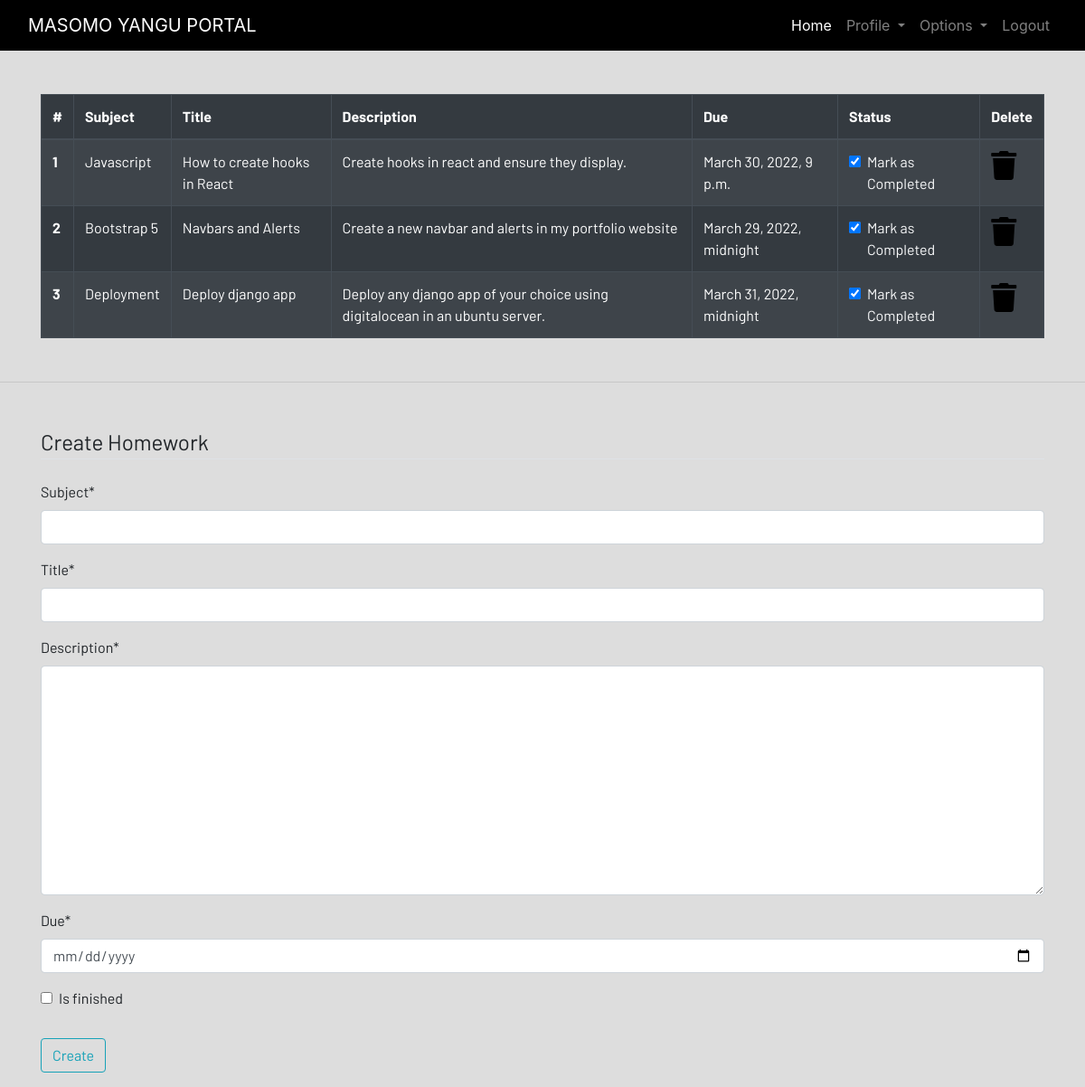
/homework/ (signed in), run on an earlier commit of the app's database.
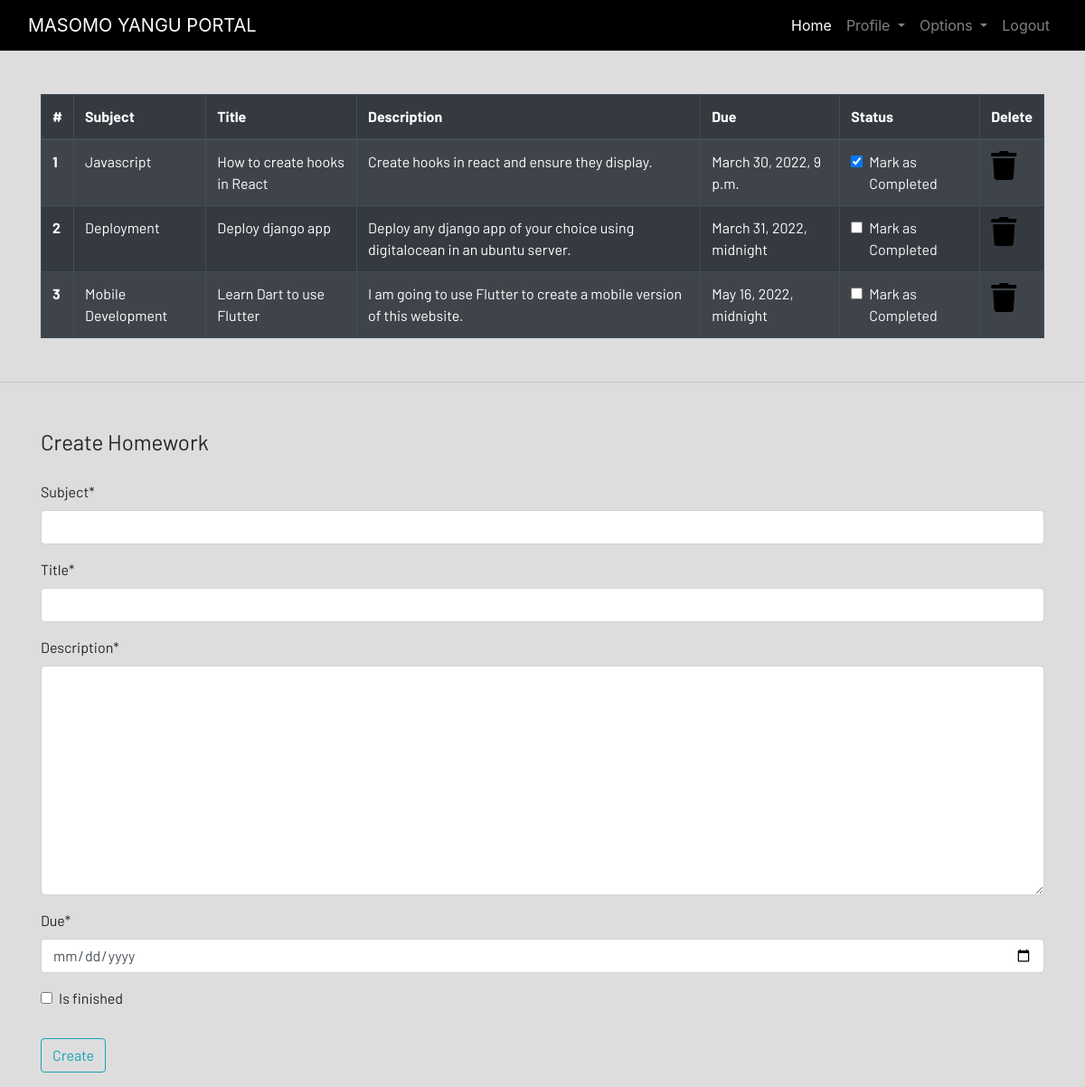
And on a later commit of the database.
### masomoyangu/models.py (models this page shows, shortened)
class Homework(models.Model):
    user = models.ForeignKey(User, on_delete=models.CASCADE)
    title = models.CharField(max_length=255)
    subject = models.CharField(max_length=255)
    description = models.TextField()
    due = models.DateTimeField()
    is_finished = models.BooleanField(default=False)
    class Meta:
        verbose_name = "Homework"
        verbose_name_plural = "Homeworks"

### masomoyangu/views.py (the view)
# urls.py: path('homework/', homework, name="homework"),
@login_required
def homework(request):
    if request.method == 'POST':
        form= HomeworkForm(request.POST)
        if form.is_valid():
            try:
                finished = request.POST['is_finished']
                if finished == 'on':
                    finished = True
                else:
                    finished = False
            except:
                finished = False
            homeworks = Homework(
                user = request.user,
                subject = request.POST['subject'],
                title = request.POST['title'],
                description = request.POST['description'],
                due = request.POST['due'],
                is_finished = finished
            )
            homeworks.save()
        messages.success(request, f"Homework added successfully")
    else:
        form = HomeworkForm()
    homeworks = Homework.objects.filter(user=request.user)
    if len(homeworks) == 0:
        homework_done = True
    else:
        homework_done = False
    context = {
        'homeworks':homeworks,
        'homework_done':homework_done,
        'form':form,
    }
    return render(request, 'masomoyangu/homework.html', context)

### masomoyangu/forms.py
class HomeworkForm(forms.ModelForm):
    class Meta:
        model = Homework
        widgets = {'due':DateInput()}
        fields = ['subject', 'title', 'description', 'due', 'is_finished']

### masomoyangu/templates/masomoyangu/homework.html (shortened to what this page needs)
{% extends 'masomoyangu/base.html' %}
{% load static %}
{% load crispy_forms_tags %}
{% block content %}
<div class="container">
{% if not homeworks_done %}
    <table class="table table-striped table-bordered table-hover table-dark mb-5">
        <thead>
            <tr>
                <th scope="col">#</th>
                <th scope="col">Subject</th>
                <th scope="col">Title</th>
                <th scope="col">Description</th>
                <th scope="col">Due</th>
                <th scope="col">Status</th>
                <th scope="col">Delete</th>
            </tr>
        </thead>
        <tbody>
            {% for homework in homeworks %}
            <tr>
                <th scope="row">{{forloop.counter}}</th>
                <td>{{homework.subject}}</td>
                <td>{{homework.title}}</td>
                <td>{{homework.description}}</td>
                <td>{{homework.due}}</td>
                <td>
                    <a href="{% url 'update_homework' homework.id %}">
                        <div class="form-check">
                            {% if homework.is_finished == True %}
                            <input class="form-check-input" type="checkbox" value="" checked>
                            {% else %}
                            <input class="form-check-input" type="checkbox" value="">
                            {% endif %}
                            <label class="form-check-label text-light" for="flexCheckDefault">
                                Mark as Completed
                            </label>
                        </div>
                    </a>
                </td>
                <td><a href="{% url 'delete_homework' homework.id %}"><i class="fa fa-trash fa-2x"></i></a></td>
            </tr>
            {% endfor %}
        </tbody>
    </table>
    {% else %}
    <h4>All homeworks are completed!! Create to have more!!</h4>
{% endif %}
</div>
<hr>
<div class=" container">
    <form method="POST" class="mt-5">
        <fieldset class="form-group">
            <legend class="border-bottom mb-4">Create Homework</legend>
            {{form | crispy}}
        </fieldset>
        <div class="form-group">
            <button href="" class="btn btn-outline-info" type="submit">
                Create
            </button>
        </div>
    </form>
</div>
{% endblock content %}

### masomoyangu/templates/masomoyangu/base.html (shortened to what this page needs)
<!DOCTYPE html>
{% load static %}
<html lang="en">
<head>
  <link rel="stylesheet" href="https://stackpath.bootstrapcdn.com/bootstrap/4.3.1/css/bootstrap.min.css"
 />
    <link rel="stylesheet" href="https://cdn.jsdelivr.net/npm/bootstrap-icons@1.8.1/font/bootstrap-icons.css">
  <link rel="stylesheet" href="https://use.fontawesome.com/releases/v5.7.2/css/all.css"
 />
  <link rel="stylesheet" href="{% static 'css/main.css' %}" />
</head>
<body>
  <header>
    <nav class="navbar navbar-expand-lg navbar-dark bg-dark">
      <div class="container-fluid">
        <a class="navbar-brand" href="{% url 'home' %}">MASOMO YANGU PORTAL</a>
        <div class="collapse navbar-collapse justify-content-end" id="navbarSupportedContent">
          <ul class="navbar-nav mb-2 mb-lg-0">
            <li class="nav-item">
              <a class="nav-link active" aria-current="page" href="{% url 'home' %}">Home</a>
            </li>
            {% if request.user.is_authenticated %}
            <li class="nav-item dropdown">
              <a class="nav-link dropdown-toggle" href="#" id="navbarDropdown" role="button" data-toggle="dropdown"
              aria-haspopup="true" aria-expanded="false">
              Profile
              </a>
            </li>
            <li class="nav-item dropdown">
              <a class="nav-link dropdown-toggle" href="#" id="navbarDropdown" role="button" data-toggle="dropdown"
                aria-haspopup="true" aria-expanded="false">
                Options
              </a>
            </li>
            <li class="nav-item">
              <a class="nav-link" href="{% url 'logout' %}">Logout</a>
            </li>
          {% endif %}
          </ul>
        </div>
      </div>
    </nav>
  </header>
  <br /><br />
  <main>
    {% block content %}
    {% endblock content %}
  </main>
</body>
</html>

### masomoyangu/static/css/main.css (style rules this page uses)
html { scroll-behavior: smooth; height: 100%; width: 100%; }
main { font-family: Barlow, Quicksand, Rubik, sans-serif, serif, 'Times New Roman', Times, serif !important; }
.navbar { background-color: rgb(0, 0, 0) !important; }
a { text-decoration: none !important; color: black; }
html, body { max-width: 100%; overflow-x: hidden; height: 100%; width: 100%; }
body { background-color: #dddddd; overflow-x: hidden; background-repeat: no-repeat; }
.fa { color: black; }

What changed in the data, as far as the page shows it:
removed Homework: subject "Bootstrap 5", title "Navbars and Alerts", description "Create a new navbar and alerts in my portfolio website", due "March 29, 2022, midnight"
changed Homework "Deployment": value "☑" → "☐"
added Homework: subject "Mobile Development", title "Learn Dart to use Flutter", description "I am going to use Flutter to create a mobile version of this website.", due "May 16, 2022, midnight"
